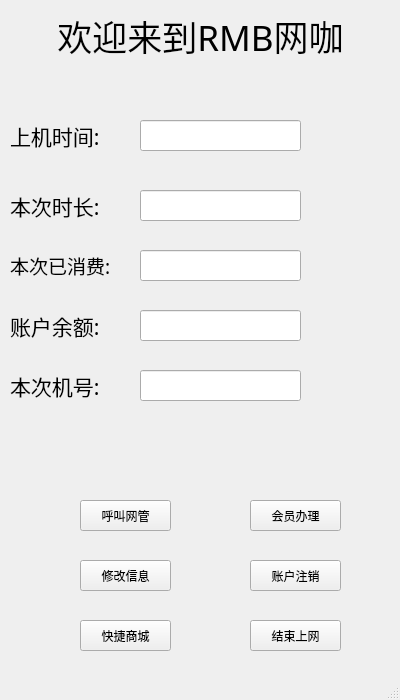
<?xml version="1.0" encoding="UTF-8"?>
<ui version="4.0">
 <class>MainWindow</class>
 <widget class="QMainWindow" name="MainWindow">
  <property name="geometry">
   <rect>
    <x>0</x>
    <y>0</y>
    <width>400</width>
    <height>700</height>
   </rect>
  </property>
  <property name="minimumSize">
   <size>
    <width>400</width>
    <height>700</height>
   </size>
  </property>
  <property name="maximumSize">
   <size>
    <width>400</width>
    <height>700</height>
   </size>
  </property>
  <property name="windowTitle">
   <string>MainWindow</string>
  </property>
  <widget class="QWidget" name="centralwidget">
   <widget class="QLabel" name="welcome_lab">
    <property name="geometry">
     <rect>
      <x>10</x>
      <y>0</y>
      <width>381</width>
      <height>71</height>
     </rect>
    </property>
    <property name="font">
     <font>
      <family>华文行楷</family>
      <pointsize>26</pointsize>
     </font>
    </property>
    <property name="text">
     <string>欢迎来到RMB网咖</string>
    </property>
    <property name="alignment">
     <set>Qt::AlignCenter</set>
    </property>
   </widget>
   <widget class="QLabel" name="label_2">
    <property name="geometry">
     <rect>
      <x>10</x>
      <y>120</y>
      <width>131</width>
      <height>31</height>
     </rect>
    </property>
    <property name="font">
     <font>
      <family>华文琥珀</family>
      <pointsize>16</pointsize>
     </font>
    </property>
    <property name="text">
     <string>上机时间:</string>
    </property>
   </widget>
   <widget class="QLineEdit" name="startTime_edit">
    <property name="geometry">
     <rect>
      <x>140</x>
      <y>120</y>
      <width>161</width>
      <height>31</height>
     </rect>
    </property>
    <property name="font">
     <font>
      <pointsize>10</pointsize>
     </font>
    </property>
   </widget>
   <widget class="QLabel" name="label_3">
    <property name="geometry">
     <rect>
      <x>10</x>
      <y>190</y>
      <width>131</width>
      <height>31</height>
     </rect>
    </property>
    <property name="font">
     <font>
      <family>华文琥珀</family>
      <pointsize>16</pointsize>
     </font>
    </property>
    <property name="text">
     <string>本次时长:</string>
    </property>
   </widget>
   <widget class="QLineEdit" name="keepTime_edit">
    <property name="geometry">
     <rect>
      <x>140</x>
      <y>190</y>
      <width>161</width>
      <height>31</height>
     </rect>
    </property>
    <property name="font">
     <font>
      <pointsize>14</pointsize>
     </font>
    </property>
   </widget>
   <widget class="QLabel" name="label_4">
    <property name="geometry">
     <rect>
      <x>10</x>
      <y>250</y>
      <width>131</width>
      <height>31</height>
     </rect>
    </property>
    <property name="font">
     <font>
      <family>华文琥珀</family>
      <pointsize>14</pointsize>
     </font>
    </property>
    <property name="text">
     <string>本次已消费:</string>
    </property>
   </widget>
   <widget class="QLabel" name="label_5">
    <property name="geometry">
     <rect>
      <x>10</x>
      <y>310</y>
      <width>131</width>
      <height>31</height>
     </rect>
    </property>
    <property name="font">
     <font>
      <family>华文琥珀</family>
      <pointsize>16</pointsize>
     </font>
    </property>
    <property name="text">
     <string>账户余额:</string>
    </property>
   </widget>
   <widget class="QLineEdit" name="consume_edit">
    <property name="geometry">
     <rect>
      <x>140</x>
      <y>250</y>
      <width>161</width>
      <height>31</height>
     </rect>
    </property>
    <property name="font">
     <font>
      <pointsize>14</pointsize>
     </font>
    </property>
   </widget>
   <widget class="QLineEdit" name="money_edit">
    <property name="geometry">
     <rect>
      <x>140</x>
      <y>310</y>
      <width>161</width>
      <height>31</height>
     </rect>
    </property>
    <property name="font">
     <font>
      <pointsize>14</pointsize>
     </font>
    </property>
   </widget>
   <widget class="QLabel" name="label">
    <property name="geometry">
     <rect>
      <x>10</x>
      <y>370</y>
      <width>131</width>
      <height>31</height>
     </rect>
    </property>
    <property name="font">
     <font>
      <family>华文琥珀</family>
      <pointsize>16</pointsize>
     </font>
    </property>
    <property name="text">
     <string>本次机号:</string>
    </property>
   </widget>
   <widget class="QLineEdit" name="comNum_edit">
    <property name="geometry">
     <rect>
      <x>140</x>
      <y>370</y>
      <width>161</width>
      <height>31</height>
     </rect>
    </property>
    <property name="font">
     <font>
      <pointsize>14</pointsize>
     </font>
    </property>
   </widget>
   <widget class="QPushButton" name="end_btn">
    <property name="geometry">
     <rect>
      <x>250</x>
      <y>620</y>
      <width>91</width>
      <height>31</height>
     </rect>
    </property>
    <property name="text">
     <string>结束上网</string>
    </property>
   </widget>
   <widget class="QPushButton" name="call_btn">
    <property name="geometry">
     <rect>
      <x>80</x>
      <y>500</y>
      <width>91</width>
      <height>31</height>
     </rect>
    </property>
    <property name="text">
     <string>呼叫网管</string>
    </property>
   </widget>
   <widget class="QPushButton" name="changeInfo_btn">
    <property name="geometry">
     <rect>
      <x>80</x>
      <y>560</y>
      <width>91</width>
      <height>31</height>
     </rect>
    </property>
    <property name="text">
     <string>修改信息</string>
    </property>
   </widget>
   <widget class="QPushButton" name="logout_btn">
    <property name="geometry">
     <rect>
      <x>250</x>
      <y>560</y>
      <width>91</width>
      <height>31</height>
     </rect>
    </property>
    <property name="text">
     <string>账户注销</string>
    </property>
   </widget>
   <widget class="QPushButton" name="order_btn">
    <property name="geometry">
     <rect>
      <x>80</x>
      <y>620</y>
      <width>91</width>
      <height>31</height>
     </rect>
    </property>
    <property name="text">
     <string>快捷商城</string>
    </property>
   </widget>
   <widget class="QPushButton" name="getVIP_btn">
    <property name="geometry">
     <rect>
      <x>250</x>
      <y>500</y>
      <width>91</width>
      <height>31</height>
     </rect>
    </property>
    <property name="text">
     <string>会员办理</string>
    </property>
   </widget>
   <widget class="QLabel" name="label_6">
    <property name="geometry">
     <rect>
      <x>40</x>
      <y>430</y>
      <width>61</width>
      <height>31</height>
     </rect>
    </property>
    <property name="text">
     <string/>
    </property>
   </widget>
   <widget class="QLabel" name="tip_lab">
    <property name="geometry">
     <rect>
      <x>20</x>
      <y>420</y>
      <width>371</width>
      <height>51</height>
     </rect>
    </property>
    <property name="font">
     <font>
      <family>华文琥珀</family>
      <pointsize>16</pointsize>
     </font>
    </property>
    <property name="text">
     <string/>
    </property>
    <property name="alignment">
     <set>Qt::AlignCenter</set>
    </property>
   </widget>
  </widget>
  <widget class="QMenuBar" name="menubar">
   <property name="geometry">
    <rect>
     <x>0</x>
     <y>0</y>
     <width>400</width>
     <height>17</height>
    </rect>
   </property>
  </widget>
  <widget class="QStatusBar" name="statusbar"/>
 </widget>
 <resources/>
 <connections/>
</ui>
